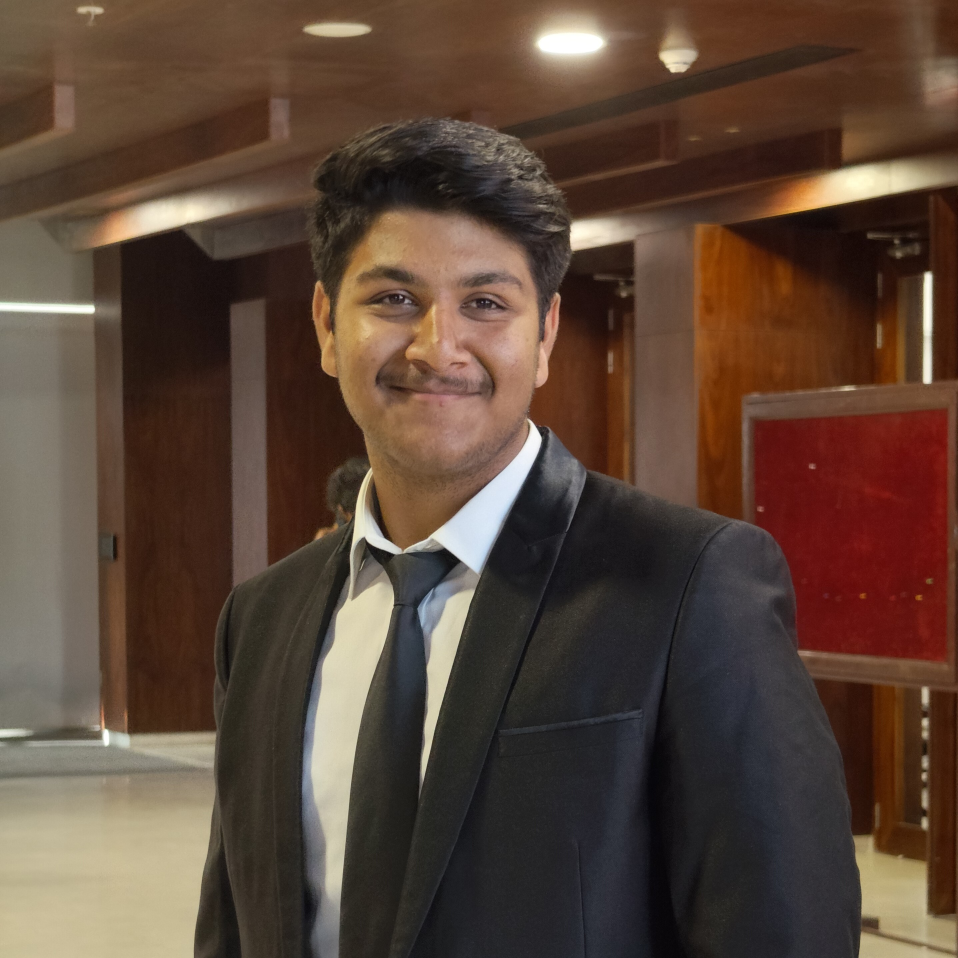
#> input picture picture.jpg, 2874 x 2874 px (shown at 1/3 size)
$ python imgcrop.py
#> lines starting #> are read from the running program, lines starting #| are printed output that depends on the picture
import cv2
import numpy as np

img = cv2.imread("picture.jpg")
#> img is the input picture: shape (2874, 2874, 3); mean B, G, R 56.4, 69.6, 90.6
img_crop = img[10:1400, 10:1500]  # Crop the image from (10, 10) to (1400, 1500)
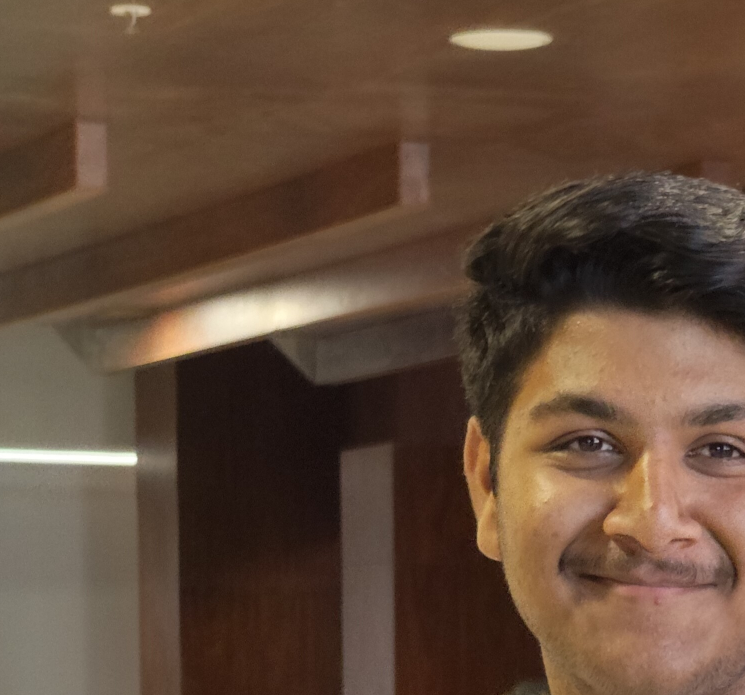
#> img_crop: shape (1390, 1490, 3) (shown at 1/2 size); mean B, G, R 57.4, 74.3, 97.8

img = cv2.resize(img_crop, (620, 620))  # Resize the image to 620x620
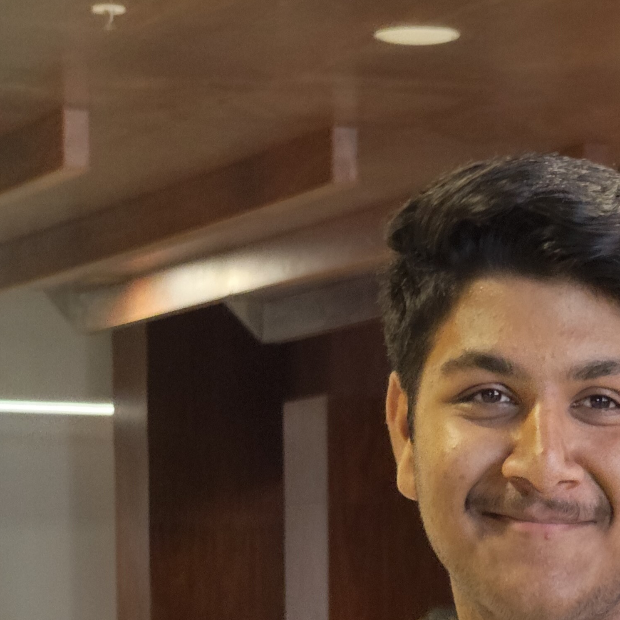
#> img: shape (620, 620, 3); mean B, G, R 57.3, 74.2, 97.7
cv2.imshow("window",img)
cv2.waitKey(0)
